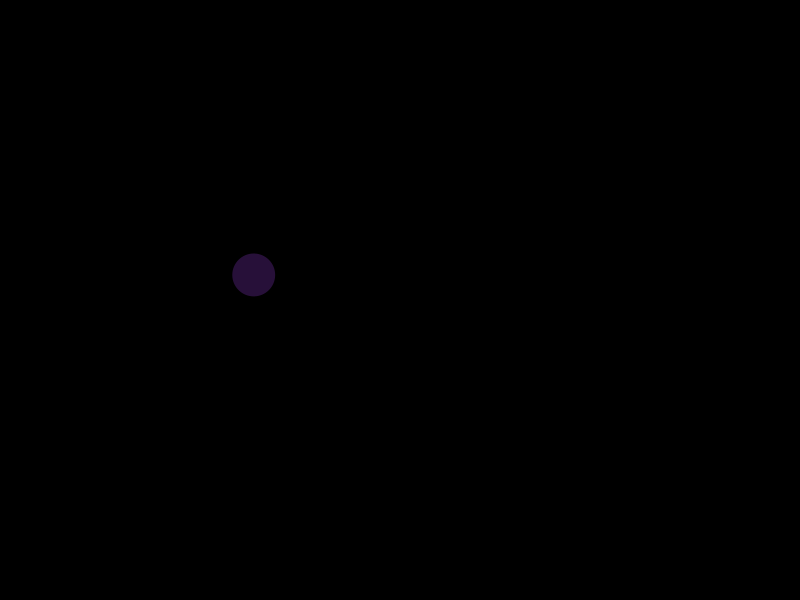
Frame 1 (no input)
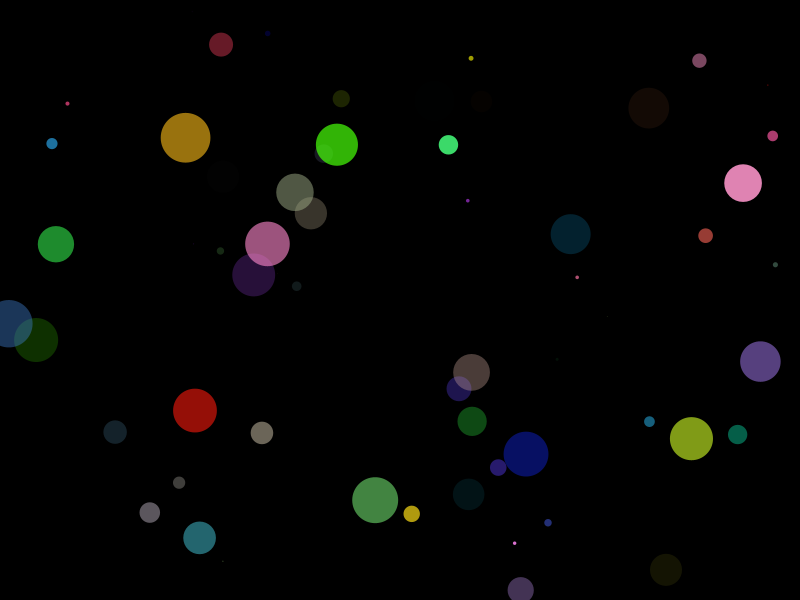
Frame 60 (the mouse pressed at the canvas centre just before this capture)
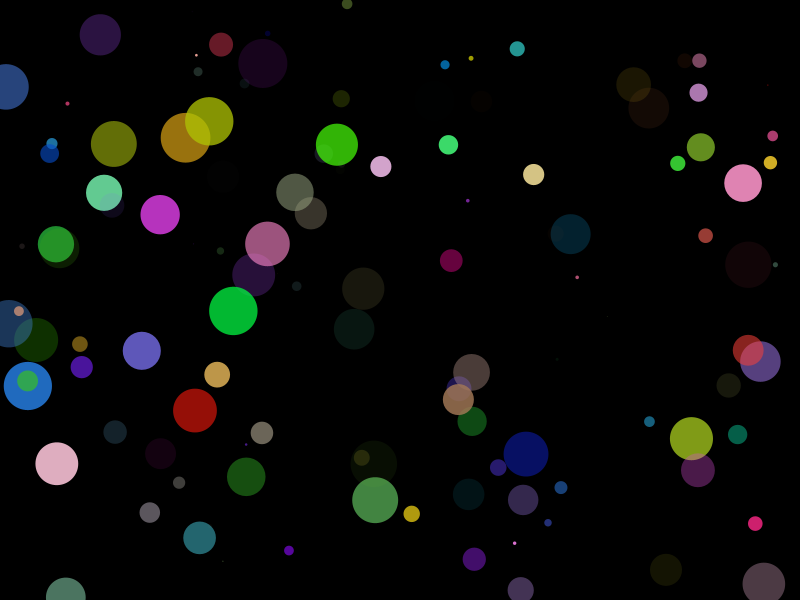
Frame 120 (the mouse held since frame 60 and released just before this capture)

The Processing sketch that drew these frames (run headless with seeded random() and noise(); from frame 60 on, the mouse is pressed at the canvas centre):

// Processing sketch: prettyEllipses
// ── prettyEllipses.pde
// colour variables
float r;
float g;
float b;
float a;
// ellipse varriables
float diam;
float x;
float y;

void setup()
{
  size(800,600);
  background(0);
  smooth();
}

void draw()
{
  //randomise all values of fill and ellipse
  r = random(255);
  g = random(255);
  b = random(255);
  a = random(255);
  diam = random(50);
  x = random(width);
  y = random(height);
  
  noStroke();
  fill(r,g,b,a);
  ellipse(x,y,diam,diam);
}
  
